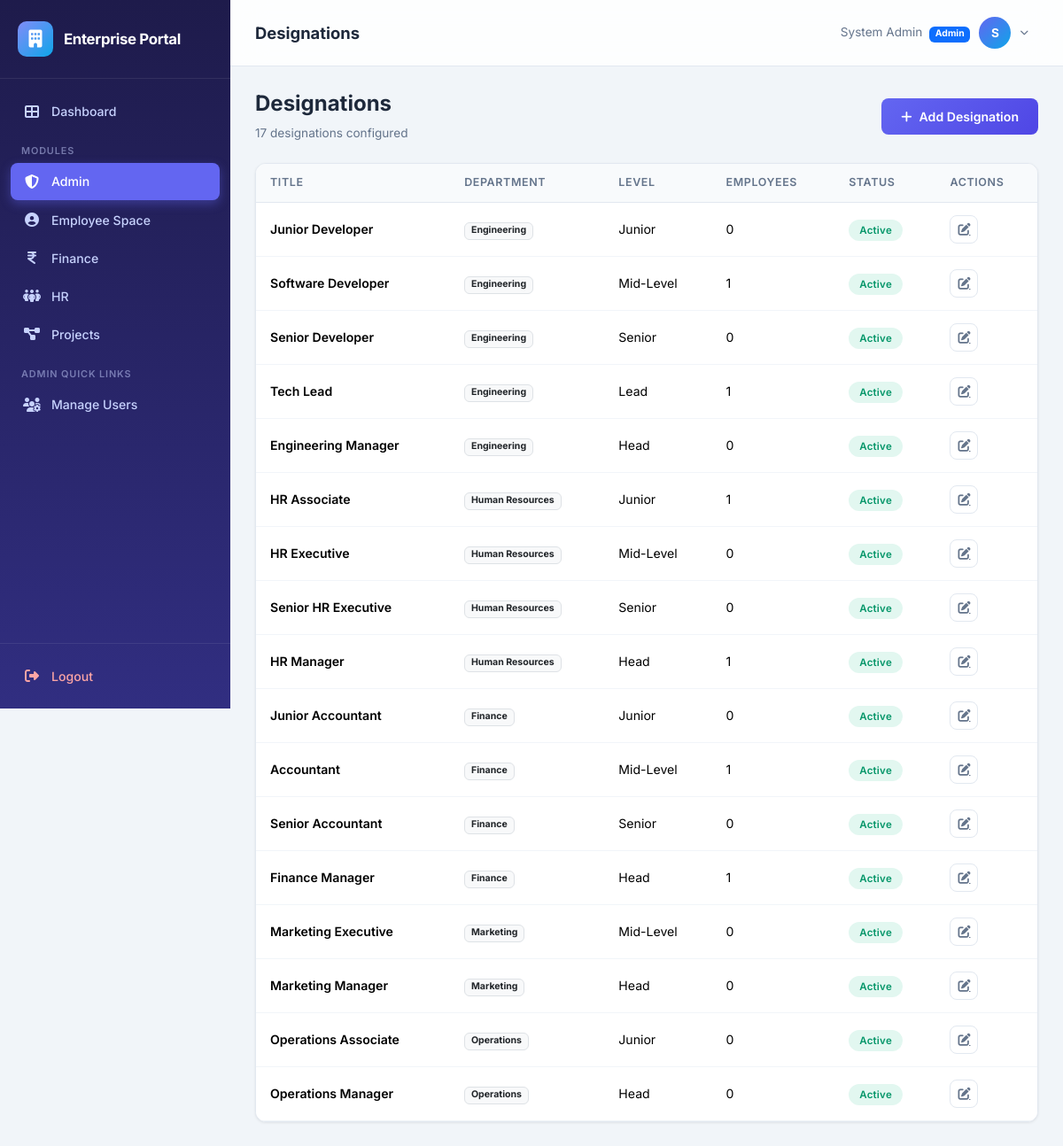
Page /admin/designations (signed in) on the committed database.
### app/models.py (models this page shows, shortened)
class Module(db.Model):
    __tablename__ = 'modules'
    id = db.Column(db.Integer, primary_key=True)
    name = db.Column(db.String(50), unique=True, nullable=False)
    slug = db.Column(db.String(50), unique=True, nullable=False)
    description = db.Column(db.String(200), default='')
    icon = db.Column(db.String(50), default='fas fa-cube')

class User(UserMixin, db.Model):
    __tablename__ = 'users'
    id = db.Column(db.Integer, primary_key=True)
    username = db.Column(db.String(80), unique=True, nullable=False, index=True)
    email = db.Column(db.String(120), unique=True, nullable=False)
    password_hash = db.Column(db.String(256), nullable=False)
    full_name = db.Column(db.String(150), nullable=False)
    phone = db.Column(db.String(20), default='')
    is_admin = db.Column(db.Boolean, default=False)
    is_active_user = db.Column(db.Boolean, default=True)
    must_change_password = db.Column(db.Boolean, default=False)
    created_at = db.Column(db.DateTime, default=datetime.utcnow)
    modules = db.relationship('Module', secondary='user_modules', backref=db.backref('users', lazy='dynamic'))
    employee = db.relationship('Employee', backref='user', uselist=False, lazy='joined')
    tasks_assigned = db.relationship('Task', backref='assignee', foreign_keys='Task.assigned_to')
    expenses = db.relationship('Expense', backref='submitter', foreign_keys='Expense.submitted_by')
    projects_created = db.relationship('Project', backref='creator', foreign_keys='Project.created_by')
    @property
    def is_active(self):
        return self.is_active_user

class Designation(db.Model):
    __tablename__ = 'designations'
    id = db.Column(db.Integer, primary_key=True)
    title = db.Column(db.String(100), nullable=False)
    department_id = db.Column(db.Integer, db.ForeignKey('departments.id', ondelete='CASCADE'), nullable=False)
    level = db.Column(db.Integer, default=1)          # 1=Junior, 2=Mid, 3=Senior, 4=Lead, 5=Head
    is_active = db.Column(db.Boolean, default=True)
    created_at = db.Column(db.DateTime, default=datetime.utcnow)
    employees = db.relationship('Employee', backref='designation', lazy='dynamic')
    __table_args__ = (db.UniqueConstraint('title', 'department_id', name='uq_title_dept'),)

class Department(db.Model):
    __tablename__ = 'departments'
    id = db.Column(db.Integer, primary_key=True)
    name = db.Column(db.String(100), unique=True, nullable=False)
    code = db.Column(db.String(20), unique=True, nullable=False)
    description = db.Column(db.String(250), default='')
    is_active = db.Column(db.Boolean, default=True)
    created_at = db.Column(db.DateTime, default=datetime.utcnow)
    designations = db.relationship('Designation', backref='department', lazy='dynamic')
    employees = db.relationship('Employee', backref='department', lazy='dynamic')

### app/admin/routes.py (the view)
@bp.route('/designations')
@admin_required
def designations():
    all_desig = Designation.query.order_by(Designation.department_id, Designation.level).all()
    return render_template('admin/designations.html', designations=all_desig)

### app/templates/admin/designations.html (shortened to what this page needs)
{% extends "base.html" %}
{% block page_title %}Designations{% endblock %}
{% block content %}
<div class="d-flex justify-content-between align-items-center mb-4">
    <div>
        <h4 style="font-weight:700;">Designations</h4>
        <p style="color:var(--text-secondary); font-size:0.85rem; margin:0;">{{ designations | length }} designations configured</p>
    </div>
    <a href="{{ url_for('admin.add_designation') }}" class="btn btn-primary">
        <i class="fas fa-plus me-2"></i>Add Designation
    </a>
</div>
<div class="data-card">
    <div class="table-responsive">
        <table class="table">
            <thead>
                <tr>
                    <th>Title</th>
                    <th>Department</th>
                    <th>Level</th>
                    <th>Employees</th>
                    <th>Status</th>
                    <th>Actions</th>
                </tr>
            </thead>
            <tbody>
                {% for desig in designations %}
                <tr>
                    <td class="fw-semibold">{{ desig.title }}</td>
                    <td><span class="badge bg-light text-dark border">{{ desig.department.name }}</span></td>
                    <td>
                        {% set levels = {1:'Junior', 2:'Mid-Level', 3:'Senior', 4:'Lead', 5:'Head'} %}
                        {{ levels.get(desig.level, 'Unknown') }}
                    </td>
                    <td>{{ desig.employees.count() }}</td>
                    <td>
                        {% if desig.is_active %}
                        <span class="badge-status badge-approved">Active</span>
                        {% else %}
                        <span class="badge-status badge-rejected">Inactive</span>
                        {% endif %}
                    </td>
                    <td>
                        <a href="{{ url_for('admin.edit_designation', desig_id=desig.id) }}" class="btn-action" title="Edit">
                            <i class="fas fa-pen-to-square"></i>
                        </a>
                    </td>
                </tr>
                {% else %}
                <tr><td colspan="6" class="text-center py-4" style="color:var(--text-secondary);">No designations configured yet</td></tr>
                {% endfor %}
            </tbody>
        </table>
    </div>
</div>
{% endblock %}

### app/templates/base.html (shortened to what this page needs)
<!DOCTYPE html>
<html lang="en">
<head>
    <link href="https://cdn.jsdelivr.net/npm/bootstrap@5.3.3/dist/css/bootstrap.min.css" rel="stylesheet">
    <link href="https://cdnjs.cloudflare.com/ajax/libs/font-awesome/6.5.1/css/all.min.css" rel="stylesheet">
    <link rel="stylesheet" href="{{ url_for('static', filename='css/style.css') }}">
</head>
<body>
    <aside id="sidebar" class="sidebar">
        <div class="sidebar-brand">
            <div class="brand-icon">
                <i class="fas fa-building"></i>
            </div>
            <h5>Enterprise Portal</h5>
        </div>
        <nav class="sidebar-nav">
            <a href="{{ url_for('main_dashboard') }}" class="nav-link">
                <i class="fas fa-th-large"></i>
                <span>Dashboard</span>
            </a>
            <div class="nav-label">Modules</div>
            {% for mod in user_modules %}
                {% if mod.slug == 'admin' %}
                <a href="{{ url_for('admin.dashboard') }}" class="nav-link" id="nav-admin">
                    <i class="fas fa-shield-halved"></i>
                    <span>Admin</span>
                </a>
                {% elif mod.slug == 'hr' %}
                <a href="{{ url_for('hr.dashboard') }}" class="nav-link" id="nav-hr">
                    <i class="fas fa-people-group"></i>
                    <span>HR</span>
                </a>
                {% elif mod.slug == 'pm' %}
                <a href="{{ url_for('pm.dashboard') }}" class="nav-link" id="nav-pm">
                    <i class="fas fa-diagram-project"></i>
                    <span>Projects</span>
                </a>
                {% elif mod.slug == 'finance' %}
                <a href="{{ url_for('finance.dashboard') }}" class="nav-link" id="nav-finance">
                    <i class="fas fa-indian-rupee-sign"></i>
                    <span>Finance</span>
                </a>
                {% elif mod.slug == 'employee' %}
                <a href="{{ url_for('employee.dashboard') }}" class="nav-link" id="nav-employee">
                    <i class="fas fa-user-circle"></i>
                    <span>Employee Space</span>
                </a>
                {% endif %}
            {% endfor %}
            {% if current_user.is_admin %}
            <div class="nav-label">Admin Quick Links</div>
            <a href="{{ url_for('admin.users') }}" class="nav-link">
                <i class="fas fa-users-cog"></i>
                <span>Manage Users</span>
            </a>
            {% endif %}
        </nav>
        <div class="sidebar-footer">
            <a href="{{ url_for('auth.logout') }}" class="nav-link">
                <i class="fas fa-right-from-bracket"></i>
                <span>Logout</span>
            </a>
        </div>
    </aside>
    <div class="main-content">
        <header class="top-navbar">
            <div class="d-flex align-items-center gap-3">
                <h1 class="page-title">{% block page_title %}Dashboard{% endblock %}</h1>
            </div>
            <div class="user-dropdown">
                <button class="user-dropdown-toggle" id="userDropdownBtn" type="button">
                    <span class="d-none d-md-inline" style="font-size:0.85rem; color: var(--text-secondary);">
                        {{ current_user.full_name }}
                        {% if current_user.is_admin %}
                            <span class="badge bg-primary ms-1" style="font-size:0.65rem;">Admin</span>
                        {% endif %}
                    </span>
                    <div class="user-avatar">
                        {{ current_user.full_name[0] | upper }}
                    </div>
                    <i class="fas fa-chevron-down" style="font-size:0.6rem; color:var(--text-secondary);"></i>
                </button>
            </div>
        </header>
        <div class="page-body">
            {% block content %}{% endblock %}
        </div>
    </div>
</body>
</html>

### rows in the picture
User: full_name "System Admin", full_name "S"
Designation: title "Junior Developer", department.name "Engineering", get "Junior", employees.count "0", is_active "Active"
Designation: title "Software Developer", department.name "Engineering", get "Mid-Level", employees.count "1", is_active "Active"
Designation: title "Senior Developer", department.name "Engineering", get "Senior", employees.count "0", is_active "Active"
Designation: title "Tech Lead", department.name "Engineering", get "Lead", employees.count "1", is_active "Active"
Designation: title "Engineering Manager", department.name "Engineering", get "Head", employees.count "0", is_active "Active"
Designation: title "HR Associate", department.name "Human Resources", get "Junior", employees.count "1", is_active "Active"
Designation: title "HR Executive", department.name "Human Resources", get "Mid-Level", employees.count "0", is_active "Active"
Designation: title "Senior HR Executive", department.name "Human Resources", get "Senior", employees.count "0", is_active "Active"
Designation: title "HR Manager", department.name "Human Resources", get "Head", employees.count "1", is_active "Active"
Designation: title "Junior Accountant", department.name "Finance", get "Junior", employees.count "0", is_active "Active"
Designation: title "Accountant", department.name "Finance", get "Mid-Level", employees.count "1", is_active "Active"
Designation: title "Senior Accountant", department.name "Finance", get "Senior", employees.count "0", is_active "Active"
Designation: title "Finance Manager", department.name "Finance", get "Head", employees.count "1", is_active "Active"
Designation: title "Marketing Executive", department.name "Marketing", get "Mid-Level", employees.count "0", is_active "Active"
Designation: title "Marketing Manager", department.name "Marketing", get "Head", employees.count "0", is_active "Active"
Designation: title "Operations Associate", department.name "Operations", get "Junior", employees.count "0", is_active "Active"
Designation: title "Operations Manager", department.name "Operations", get "Head", employees.count "0", is_active "Active"

### other values in the picture
{{ designations | length }} "17"
